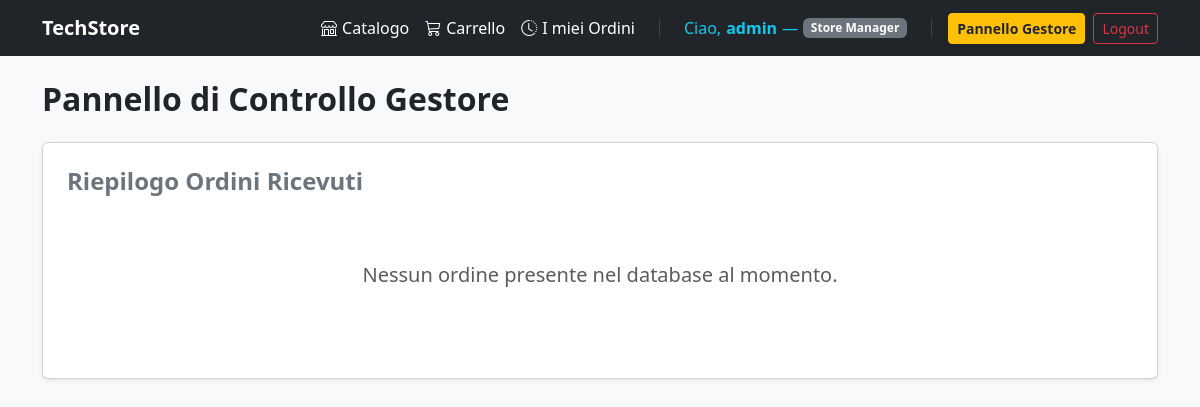
The app's page /gestione/dashboard/ (signed in), older data.
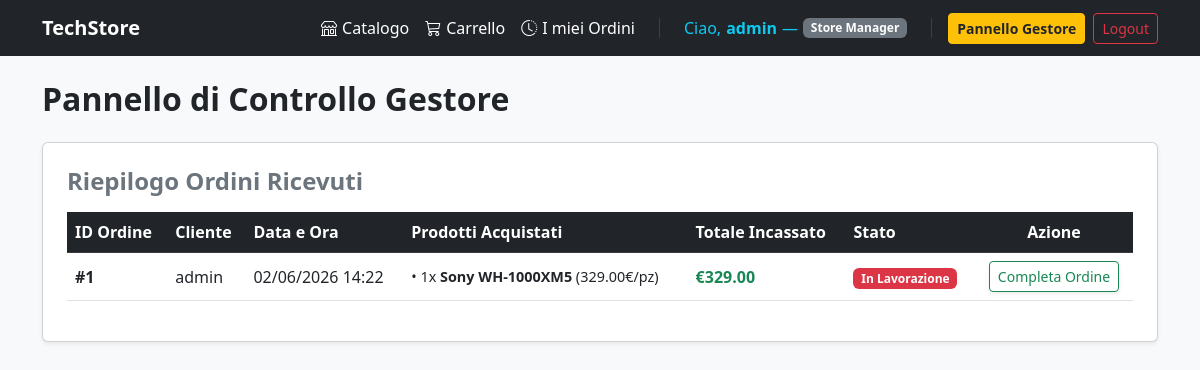
The same page, newer data.
### store/models.py (models this page shows, shortened)
class Order(models.Model):
    user = models.ForeignKey(settings.AUTH_USER_MODEL, on_delete=models.CASCADE, related_name='orders')
    created_at = models.DateTimeField(auto_now_add=True)
    is_completed = models.BooleanField(default=False)
    total_price = models.DecimalField(max_digits=10, decimal_places=2, default=0.00)

class OrderItem(models.Model):
    order = models.ForeignKey(Order, on_delete=models.CASCADE, related_name='items')
    product = models.ForeignKey(Product, on_delete=models.CASCADE)
    quantity = models.IntegerField(default=1)
    price = models.DecimalField(max_digits=10, decimal_places=2)

class Product(models.Model):
    category = models.ForeignKey(Category, on_delete=models.CASCADE, related_name='products')
    name = models.CharField(max_length=200)
    description = models.TextField()
    price = models.DecimalField(max_digits=10, decimal_places=2)
    stock = models.IntegerField(default=0)
    is_active = models.BooleanField(default=True)

### accounts/models.py (models this page shows)
class CustomUser(AbstractUser):
    CUSTOMER = 'customer'
    STORE_MANAGER = 'store_manager'
    ROLE_CHOICES = [
        (CUSTOMER, 'Customer'),
        (STORE_MANAGER, 'Store Manager'),
    ]
    role = models.CharField(
        max_length=20,
        choices=ROLE_CHOICES,
        default=CUSTOMER,
        help_text="Ruolo dell'utente all'interno dell'e-commerce"
    )
    def is_manager(self):
        return self.role == self.STORE_MANAGER

### store/views.py (the view)
# urls.py: path('gestione/dashboard/', ManagerDashboardView.as_view(), name='manager_dashboard'),
class ManagerDashboardView(LoginRequiredMixin, UserPassesTestMixin, ListView):
    model = Order
    template_name = 'pannelloGestore.html'
    context_object_name = 'orders'
    ordering = ['-id']
    def test_func(self):
        user = self.request.user
        return (
            user.is_superuser or (user.is_authenticated and getattr(user, 'role', '') == 'store_manager')
        )

### templates/pannelloGestore.html (shortened to what this page needs)
{% extends 'base.html' %}
{% block content %}
<div class="row mt-4">
    <div class="col-12">
        <div class="d-flex justify-content-between align-items-center mb-4">
            <h2 class="fw-bold m-0">Pannello di Controllo Gestore</h2>
        </div>
        <div class="card shadow-sm p-4">
            <h4 class="fw-bold text-secondary mb-3">Riepilogo Ordini Ricevuti</h4>
            {% if orders %}
                <div class="table-responsive">
                    <table class="table table-hover align-middle">
                        <thead class="table-dark">
                            <tr>
                                <th>ID Ordine</th>
                                <th>Cliente</th>
                                <th>Data e Ora</th>
                                <th>Prodotti Acquistati</th>
                                <th>Totale Incassato</th>
                                <th>Stato</th>
                                <th class="text-center">Azione</th>
                            </tr>
                        </thead>
                        <tbody>
                            {% for order in orders %}
                                <tr>
                                    <td class="fw-bold">#{{ order.id }}</td>
                                    <td>{{ order.user.username }}</td>
                                    <td>{{ order.created_at|date:"d/m/Y H:i" }}</td>
                                    <td>
                                        <ul class="list-unstyled mb-0" style="font-size: 0.9rem;">
                                            {% for item in order.items.all %}
                                                <li>• {{ item.quantity }}x <span class="fw-semibold">{{ item.product.name }}</span> ({{ item.price }}€/pz)</li>
                                            {% empty %}
                                                <li class="text-muted italic">Nessun dettaglio prodotto</li>
                                            {% endfor %}
                                        </ul>
                                    </td>
                                    <td class="fw-bold text-success">€{{ order.total_price }}</td>
                                    <td>
                                        {% if order.is_completed %}
                                            <span class="badge bg-success fs-7">Completato</span>
                                        {% else %}
                                            <span class="badge bg-danger fs-7">In Lavorazione</span>
                                        {% endif %}
                                    </td>
                                    <td class="text-center">
                                        {% if not order.is_completed %}
                                            <a href="{% url 'complete_order' order.id %}" class="btn btn-sm btn-outline-success shadow-sm">
                                                Completa Ordine
                                            </a>
                                        {% else %}
                                            <button class="btn btn-sm btn-secondary" disabled>Completato</button>
                                        {% endif %}
                                    </td>
                                </tr>
                            {% endfor %}
                        </tbody>
                    </table>
                </div>
            {% else %}
                <div class="text-center py-5">
                    <p class="text-muted fs-5">Nessun ordine presente nel database al momento.</p>
                </div>
            {% endif %}
        </div>
    </div>
</div>
{% endblock %}

Row changes from the older to the newer data that the page shows:
added Order: id "1", user.username "admin", created_at "02/06/2026 14:22", total_price "329.00", is_completed "In Lavorazione"
added OrderItem: quantity "1", product.name "Sony WH-1000XM5", price "329.00"
Text that changed along with them:
text no longer shown: "Nessun ordine presente nel database al momento."
text now shown: "ID Ordine Cliente Data e Ora Prodotti Acquistati Totale Incassato Stato Azione"
